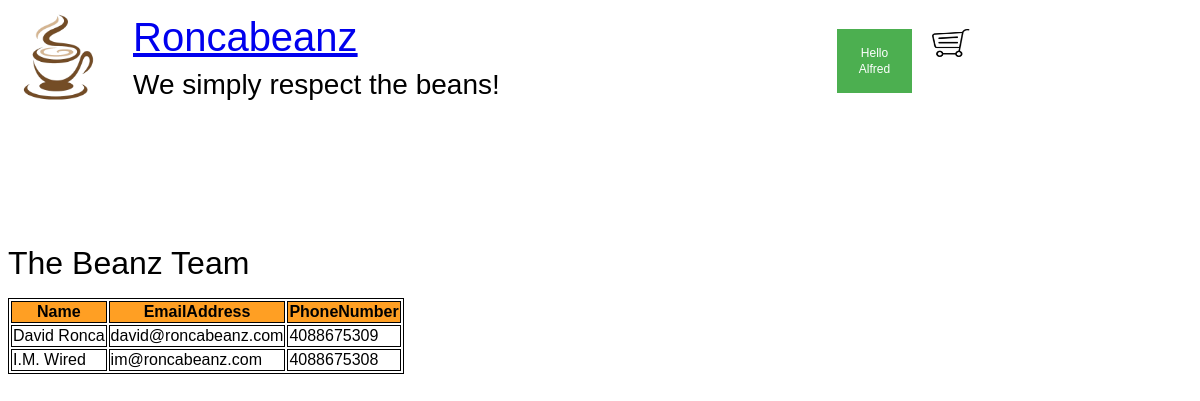
/TheTeam.php (signed in), run on the app's committed database.
### tables this page shows
CREATE TABLE `Team` (
  `Name` varchar(64) NOT NULL,
  `EmailAddress` varchar(64) NOT NULL,
  `PhoneNumber` varchar(10) NOT NULL
);

### lib/DBHelper.php (called while the page is built, shortened)
<?php
class DBHelper
{
    private  $mySqliCon = null;
    public function __construct()
    {
        $conn = new mysqli(DB_HOST, DB_USER, DB_PASS, DB_NAME) or die("Connect failed: %s\n" . $conn->error);
        $this->mySqliCon = $conn;
    }
    public function close()
    {
        if($this->mySqliCon != null)
        {
            $this->mySqliCon = null;
        }
    }
    function query($query)
    {
        $result = $this->mySqliCon->query($query);
        return$result;
    }
}

### TheTeam.php (the view, shortened to what this page needs)
<?php
include 'lib/DBHelper.php';
$dbh = new DBHelper();
?>
<html>
 <head>
	<link rel="stylesheet" href="roncabeanz_style.css" type="text/css" />
    <link href="css/Header.css" rel="stylesheet" type="text/css">
 </head>
 <body>
 <div class="wrapperContainer">
        <?php include 'Header.php'; ?>
    </div>
 <div class="row">
 </div>
 <h1>The Beanz Team</h1>
<?php
$query = "SELECT * FROM `Team` WHERE 1";
$result = $dbh->query($query);
$num_fields = mysqli_num_fields($result);
$fields = mysqli_fetch_fields($result);
?>
<table>
    <tr>
        <?php for ($i = 0; $i < $num_fields; $i++){ ?>
                <th><?php echo $fields[$i]->name;?></th>
        <?php } ?>
    </tr>
        <?php while ($row = mysqli_fetch_array($result)) {?>
            <tr>
            <?php for ($i = 0; $i < $num_fields; $i++){?>
            <td><?php echo $row[$fields[$i]->name] ?></td>
            <?php } ?>
        <?php } ?>
    </tr>
</table>
</body>
</html>

### css/roncabeanz_style.css (style rules this page uses)
h1, h2, h3, h4 { color: black; font-weight: normal; line-height: 1.1em; margin: 0 0 .5em 0; }
table, th, td { border: 1px solid black; }
th { background: #ff9f23; }
td { background: white; }

### css/Header.css (style rules this page uses)
body { font-family: Arial, Helvetica, sans-serif; }
* { box-sizing: border-box; }
.row:after { content: ""; display: table; clear: both; height: 10%; }
.wrapperContainer { margin: 0 auto; width:100%; height:20vh; }

### data on the page
team: Name "David Ronca", EmailAddress "david@roncabeanz.com", PhoneNumber "4088675309"
team: Name "I.M. Wired", EmailAddress "im@roncabeanz.com", PhoneNumber "4088675308"

### other printed values
$userName "Alfred"
$fields[$i]->name "Name"
$fields[$i]->name "EmailAddress"
$fields[$i]->name "PhoneNumber"
